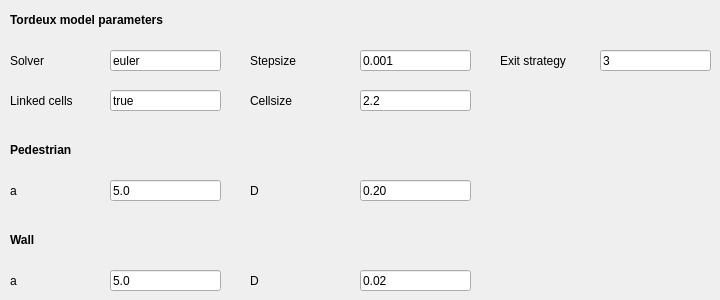
   <widget class="QWidget" name="tab_model_tordeux">
    <attribute name="title">
     <string>Model Tordeux</string>
    </attribute>
    <widget class="QLineEdit" name="lineEdit_model_tordeux_01">
     <property name="geometry">
      <rect>
       <x>110</x>
       <y>50</y>
       <width>111</width>
       <height>21</height>
      </rect>
     </property>
     <property name="text">
      <string>euler</string>
     </property>
    </widget>
    <widget class="QLineEdit" name="lineEdit_model_tordeux_08">
     <property name="geometry">
      <rect>
       <x>110</x>
       <y>270</y>
       <width>111</width>
       <height>21</height>
      </rect>
     </property>
     <property name="text">
      <string>5.0</string>
     </property>
    </widget>
    <widget class="QLineEdit" name="lineEdit_model_tordeux_06">
     <property name="geometry">
      <rect>
       <x>110</x>
       <y>180</y>
       <width>111</width>
       <height>21</height>
      </rect>
     </property>
     <property name="text">
      <string>5.0</string>
     </property>
    </widget>
    <widget class="QLabel" name="label_model_tordeux_07">
     <property name="geometry">
      <rect>
       <x>250</x>
       <y>180</y>
       <width>101</width>
       <height>21</height>
      </rect>
     </property>
     <property name="text">
      <string>D</string>
     </property>
    </widget>
    <widget class="QLabel" name="label_model_tordeux_06">
     <property name="geometry">
      <rect>
       <x>10</x>
       <y>180</y>
       <width>91</width>
       <height>21</height>
      </rect>
     </property>
     <property name="text">
      <string>a</string>
     </property>
    </widget>
    <widget class="QLineEdit" name="lineEdit_model_tordeux_03">
     <property name="geometry">
      <rect>
       <x>600</x>
       <y>50</y>
       <width>111</width>
       <height>21</height>
      </rect>
     </property>
     <property name="text">
      <string>3</string>
     </property>
    </widget>
    <widget class="QLineEdit" name="lineEdit_model_tordeux_07">
     <property name="geometry">
      <rect>
       <x>360</x>
       <y>180</y>
       <width>111</width>
       <height>21</height>
      </rect>
     </property>
     <property name="text">
      <string>0.20</string>
     </property>
    </widget>
    <widget class="QLineEdit" name="lineEdit_model_tordeux_04">
     <property name="geometry">
      <rect>
       <x>110</x>
       <y>90</y>
       <width>111</width>
       <height>21</height>
      </rect>
     </property>
     <property name="text">
      <string>true</string>
     </property>
    </widget>
    <widget class="QLabel" name="label_model_tordeux_08">
     <property name="geometry">
      <rect>
       <x>10</x>
       <y>270</y>
       <width>91</width>
       <height>21</height>
      </rect>
     </property>
     <property name="text">
      <string>a</string>
     </property>
    </widget>
    <widget class="QLineEdit" name="lineEdit_model_tordeux_09">
     <property name="geometry">
      <rect>
       <x>360</x>
       <y>270</y>
       <width>111</width>
       <height>21</height>
      </rect>
     </property>
     <property name="text">
      <string>0.02</string>
     </property>
    </widget>
    <widget class="QLineEdit" name="lineEdit_model_tordeux_02">
     <property name="geometry">
      <rect>
       <x>360</x>
       <y>50</y>
       <width>111</width>
       <height>21</height>
      </rect>
     </property>
     <property name="text">
      <string>0.001</string>
     </property>
    </widget>
    <widget class="QLineEdit" name="lineEdit_model_tordeux_05">
     <property name="geometry">
      <rect>
       <x>360</x>
       <y>90</y>
       <width>111</width>
       <height>21</height>
      </rect>
     </property>
     <property name="text">
      <string>2.2</string>
     </property>
    </widget>
    <widget class="QLabel" name="label_model_tordeux_c">
     <property name="geometry">
      <rect>
       <x>10</x>
       <y>230</y>
       <width>141</width>
       <height>21</height>
      </rect>
     </property>
     <property name="text">
      <string>&lt;html&gt;&lt;head/&gt;&lt;body&gt;&lt;p&gt;&lt;span style=&quot; font-weight:600;&quot;&gt;Wall&lt;/span&gt;&lt;/p&gt;&lt;/body&gt;&lt;/html&gt;</string>
     </property>
    </widget>
    <widget class="QLabel" name="label_model_tordeux_01">
     <property name="geometry">
      <rect>
       <x>10</x>
       <y>50</y>
       <width>91</width>
       <height>21</height>
      </rect>
     </property>
     <property name="text">
      <string>Solver</string>
     </property>
    </widget>
    <widget class="QLabel" name="label_model_tordeux_04">
     <property name="geometry">
      <rect>
       <x>10</x>
       <y>90</y>
       <width>91</width>
       <height>21</height>
      </rect>
     </property>
     <property name="text">
      <string>Linked cells</string>
     </property>
    </widget>
    <widget class="QLabel" name="label_model_tordeux_03">
     <property name="geometry">
      <rect>
       <x>500</x>
       <y>50</y>
       <width>91</width>
       <height>21</height>
      </rect>
     </property>
     <property name="text">
      <string>Exit strategy</string>
     </property>
    </widget>
    <widget class="QLabel" name="label_model_tordeux_09">
     <property name="geometry">
      <rect>
       <x>250</x>
       <y>270</y>
       <width>101</width>
       <height>21</height>
      </rect>
     </property>
     <property name="text">
      <string>D</string>
     </property>
    </widget>
    <widget class="QLabel" name="label_model_tordeux_a">
     <property name="geometry">
      <rect>
       <x>10</x>
       <y>10</y>
       <width>211</width>
       <height>21</height>
      </rect>
     </property>
     <property name="text">
      <string>&lt;html&gt;&lt;head/&gt;&lt;body&gt;&lt;p&gt;&lt;span style=&quot; font-weight:600;&quot;&gt;Tordeux model parameters&lt;/span&gt;&lt;/p&gt;&lt;/body&gt;&lt;/html&gt;</string>
     </property>
    </widget>
    <widget class="QLabel" name="label_model_tordeux_02">
     <property name="geometry">
      <rect>
       <x>250</x>
       <y>50</y>
       <width>101</width>
       <height>21</height>
      </rect>
     </property>
     <property name="text">
      <string>Stepsize</string>
     </property>
    </widget>
    <widget class="QLabel" name="label_model_tordeux_b">
     <property name="geometry">
      <rect>
       <x>10</x>
       <y>140</y>
       <width>141</width>
       <height>21</height>
      </rect>
     </property>
     <property name="text">
      <string>&lt;html&gt;&lt;head/&gt;&lt;body&gt;&lt;p&gt;&lt;span style=&quot; font-weight:600;&quot;&gt;Pedestrian&lt;/span&gt;&lt;/p&gt;&lt;/body&gt;&lt;/html&gt;</string>
     </property>
    </widget>
    <widget class="QLabel" name="label_model_tordeux_05">
     <property name="geometry">
      <rect>
       <x>250</x>
       <y>90</y>
       <width>101</width>
       <height>21</height>
      </rect>
     </property>
     <property name="text">
      <string>Cellsize</string>
     </property>
    </widget>
   </widget>
